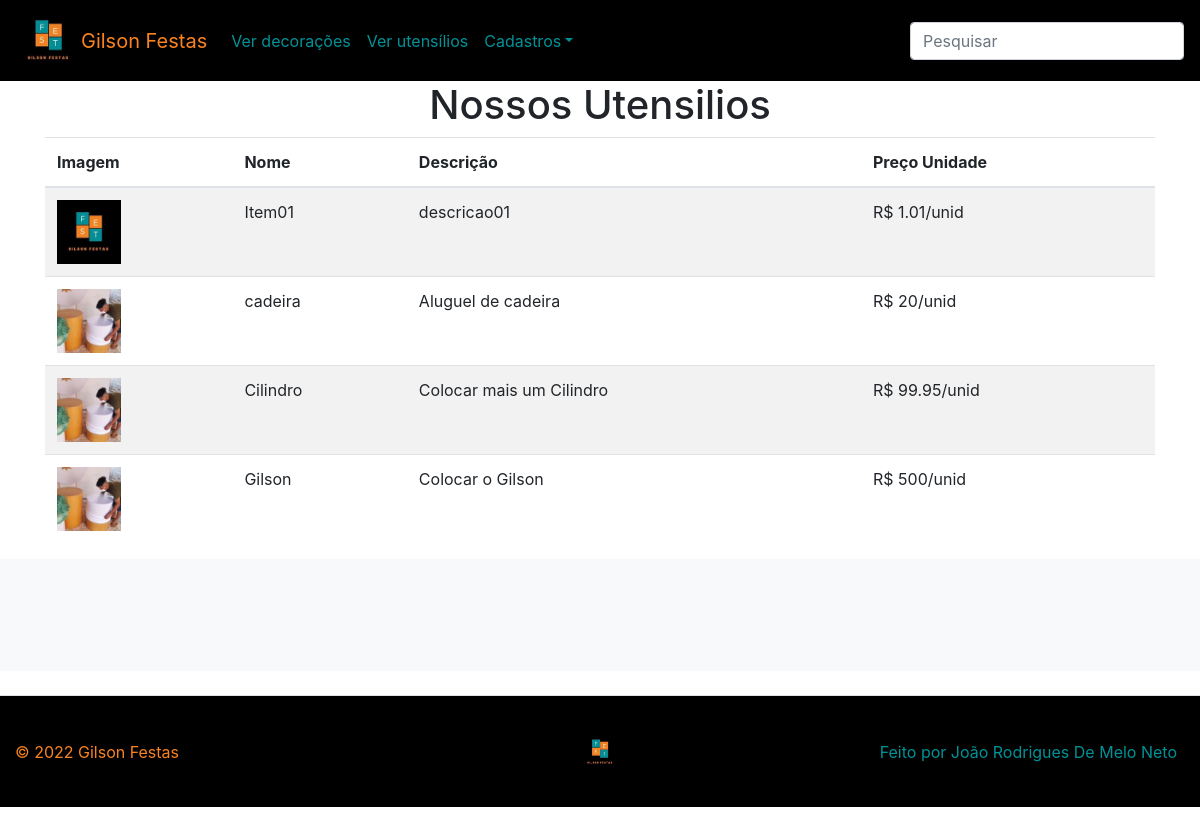
Page /verUtensilio on the committed database.
### tables this page shows
CREATE TABLE `utensilio` (
  `id` int(11) NOT NULL,
  `nome` varchar(30) NOT NULL,
  `descricao` varchar(128) NOT NULL,
  `preco` float NOT NULL,
  `foto` varchar(30) NOT NULL
);

### Views/View.php (called while the page is built, shortened)
<?php
class View
{
    private $fileName;
    private $header;
    private $footer;
    public function __construct($fileName, $header = 'header', $footer = 'footer')
    {
        $this->fileName = $fileName;
        $this->header = $header;
        $this->footer = $footer;
    }
    public function render($parameter = []){
        include('pages/templates/'.$this->header.'.php');
        include('pages/'.$this->fileName.'.php');
        include('pages/templates/'.$this->footer.'.php');
    }
}

### Controllers/VerUtensilioController.php (called while the page is built, shortened)
<?php
class VerUtensilioController extends Controller{
    public function __construct()
    {
        $this->view = new \Views\View('VerUtensilio');
    }
    public function execute(){
        $utensilio = \Models\UtensilioModel::listarUtensilio();
        $this->view->render(array('utensilios' => $utensilio));
    }
}

### Models/UtensilioModel.php (called while the page is built, shortened)
<?php
class UtensilioModel
{
    public static function listarUtensilio()
    {
        $pdo = new PDO(__DSN__, __USERNAME__, __PASSWORD__);
        $sql = $pdo->prepare("SELECT * from utensilio");
        $sql->execute();
        $info = $sql->fetchAll();
        return $info;
    }
}

### Views/pages/verUtensilio.php (the view, shortened to what this page needs)
<!DOCTYPE html>
<html>
<head>
</head>
<body>
    <h1 class="container d-flex justify-content-center">
        Nossos Utensilios
    </h1>
    <?php
    $utensilios = $parameter['utensilios'];
    ?>
    <div class="container">
        <table class="table table-striped">
            <thead>
                <tr>
                    <th scope="col">Imagem</th>
                    <th scope="col">Nome</th>
                    <th scope="col">Descrição</th>
                    <th scope="col">Preço Unidade</th>
                </tr>
            </thead>
            <tbody>
                <?php
                foreach ($utensilios as $key => $value) {
                    echo "<td scope='row'><img src='uploads/utensilio/".$utensilios[$key]['foto']."' width=64 height=100%>"."</td>";
                    echo "<td>".$utensilios[$key]['nome']."</td>";
                    if(strlen($utensilios[$key]['descricao']) > 54){
                        echo "<td>".substr($utensilios[$key]['descricao'],0,53);
                        echo "<br>";
                        echo substr($utensilios[$key]['descricao'],53);
                        echo "</td>";
                    }else{
                        echo "<td>".$utensilios[$key]['descricao']."</td>";
                    }
                    echo "<td>R$ ".$utensilios[$key]['preco']."/unid</td>";
                }
                ?>
            </tbody>
        </table>
    </div>
</body>
</html>

### index.php (shortened to what this page needs)
<!DOCTYPE html>
<html>
<head>
    <link rel="stylesheet" href="https://stackpath.bootstrapcdn.com/bootstrap/4.3.1/css/bootstrap.min.css">
</head>
    <?php
    $app = new App();
    $app->execute();
    ?>

### App.php (shortened to what this page needs)
<?php
class App
{
    public function execute()
    {
        if (isset($_GET['url'])) {
            $url = explode('/', $_GET['url'])[0];
        } else {
            $url = 'Home';
        }
        $url = ucfirst($url);
        $url .= "Controller";
        if (file_exists('Controllers/' . $url . '.php')) {
            $controller = new $className();
            $controller->execute();
        } else {
            include("Views/pages/templates/ERROR404.php");
            die();
        }
    }
}

### Views/pages/templates/header.php (shortened to what this page needs)
<!DOCTYPE html>
<html>
<head>
</head>
<header>
  <nav class="navbar navbar-expand-sm border-danger" id="navbar_top" style="background-color: black;">
    <img src="Views/images/logo.jpg" width="65" height="65">
    <a class="navbar-brand" href="home" style="color: rgb(249,131,33);">Gilson Festas</a>
    <div class="navbar-collapse collapse" id="navbarsExample03" style="">
      <ul class="navbar-nav mr-auto">
        <li class="nav-item active">
          <a class="nav-link" href="home" style="color: rgb(0,146,151);">Ver decorações</a>
        </li>
        <li class="nav-item">
          <a class="nav-link" href="verUtensilio" style="color: rgb(0,146,151);">Ver utensílios</a>
        </li>
        <li class="nav-item dropdown">
          <a class="nav-link dropdown-toggle" style="color: rgb(0,146,151);" href="#" id="dropdown03" data-toggle="dropdown" aria-haspopup="true" aria-expanded="false">Cadastros</a>
        </li>
      </ul>
      <form class="form-inline my-2 my-md-0">
        <input class="form-control" type="text" placeholder="Pesquisar">
      </form>
    </div>
  </nav>
</header>
<body>

### Views/pages/templates/footer.php
</body>
<div style="position: relative;
  min-height: 7rem;" class="bg-light" ></div>
<footer style="background-color: black;position: relative;
  bottom: 100;
  width: 100%;
  height: 7rem; " class="d-flex flex-wrap justify-content-between align-items-center py-3 my-4 border-top ">
  <p class="col-md-4 mb-0" style="color: rgb(249,131,33);">© 2022 Gilson Festas</p>
  <a href="home" class="col-md-4 d-flex align-items-center justify-content-center mb-3 mb-md-0 me-md-auto link-dark text-decoration-none">
    <img src="Views/images/logo.jpg" width="40" height="40">
  </a>
  <ul class="nav col-md-4 justify-content-end">
    <li class="nav-link px-2"style="color: rgb(0,146,151);">Feito por
      <a href="#"style="color: rgb(0,146,151);">João Rodrigues De Melo Neto</a>
    </li>
  </ul>
</footer>
</html>

### rows in the picture
utensilio: foto (picture), nome "Item01", descricao "descricao01", preco "1.01"
utensilio: foto (picture), nome "cadeira", descricao "Aluguel de cadeira", preco "20"
utensilio: foto (picture), nome "Cilindro", descricao "Colocar mais um Cilindro", preco "99.95"
utensilio: foto (picture), nome "Gilson", descricao "Colocar o Gilson", preco "500"
